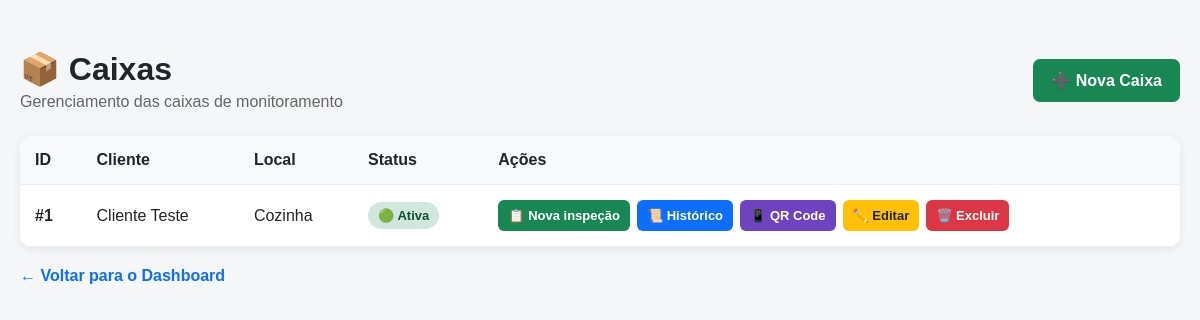
The app's page /lista-caixas, older data.
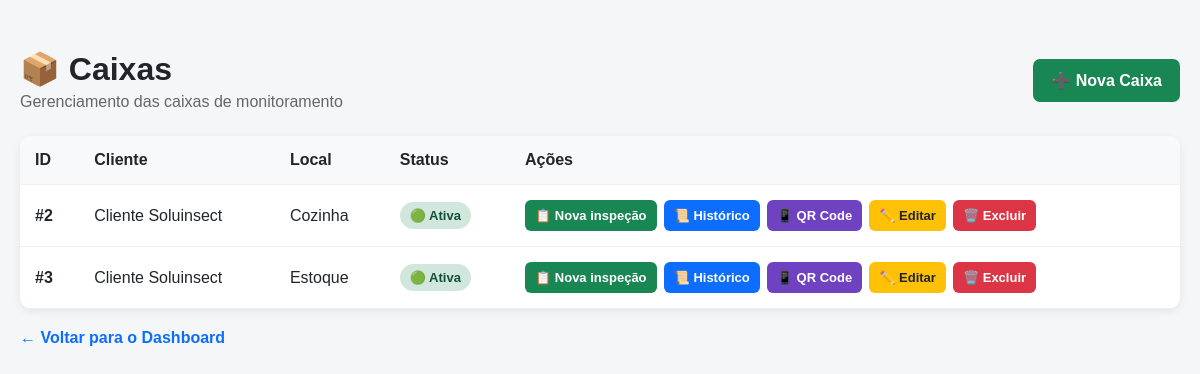
The same page, newer data.
### tables this page shows
CREATE TABLE caixas (
    id INTEGER PRIMARY KEY AUTOINCREMENT,
    cliente_id INTEGER NOT NULL,
    local TEXT NOT NULL,
    status TEXT DEFAULT 'Ativa',
    FOREIGN KEY (cliente_id) REFERENCES clientes(id)
);

CREATE TABLE clientes (
    id INTEGER PRIMARY KEY AUTOINCREMENT,
    nome TEXT NOT NULL,
    telefone TEXT,
    email TEXT
);

### app.py (the view)
@app.route("/lista-caixas")
def lista_caixas():
    conexao = conectar_banco()
    caixas = conexao.execute(
        """
        SELECT
            caixas.id,
            caixas.cliente_id,
            caixas.local,
            caixas.status,
            clientes.nome AS cliente_nome
        FROM caixas
        JOIN clientes
            ON caixas.cliente_id = clientes.id
        ORDER BY caixas.id
        """
    ).fetchall()
    conexao.close()
    return render_template(
        "lista_caixas.html",
        caixas=caixas
    )

### app.py (called while the page is built)
def conectar_banco():
    conexao = sqlite3.connect("database.db")
    conexao.row_factory = sqlite3.Row
    return conexao

### templates/lista_caixas.html (shortened to what this page needs)
<!DOCTYPE html>
<html lang="pt-BR">
<head>
</head>
<body>
<div class="container">
    <div class="topo">
        <div>
            <h1>
                📦 Caixas
            </h1>
            <div class="subtitulo">
                Gerenciamento das caixas de monitoramento
            </div>
        </div>
        <a
            class="novo"
            href="/caixas"
        >
            ➕ Nova Caixa
        </a>
    </div>
    <div class="tabela-container">
        {% if caixas %}
            <table>
                <thead>
                    <tr>
                        <th>
                            ID
                        </th>
                        <th>
                            Cliente
                        </th>
                        <th>
                            Local
                        </th>
                        <th>
                            Status
                        </th>
                        <th>
                            Ações
                        </th>
                    </tr>
                </thead>
                <tbody>
                    {% for caixa in caixas %}
                        <tr>
                            <td>
                                <strong>
                                    #{{ caixa.id }}
                                </strong>
                            </td>
                            <td>
                                {{ caixa.cliente_nome }}
                            </td>
                            <td>
                                {{ caixa.local }}
                            </td>
                            <td>
                                {% if caixa.status == "Ativa" %}
                                    <span class="status ativa">
                                        🟢 Ativa
                                    </span>
                                {% else %}
                                    <span class="status inativa">
                                        🔴 Inativa
                                    </span>
                                {% endif %}
                            </td>
                            <td>
                                <div class="acoes">
                                    <a
                                        class="acao inspecao"
                                        href="/nova-inspecao/{{ caixa.id }}"
                                    >
                                        📋 Nova inspeção
                                    </a>
                                    <a
                                        class="acao historico"
                                        href="/historico-caixa/{{ caixa.id }}"
                                    >
                                        📜 Histórico
                                    </a>
                                    <a
                                        class="acao qr"
                                        href="/qr-code-caixa/{{ caixa.id }}"
                                    >
                                        📱 QR Code
                                    </a>
                                    <a
                                        class="acao editar"
                                        href="/editar-caixa/{{ caixa.id }}"
                                    >
                                        ✏️ Editar
                                    </a>
                                    <a
                                        class="acao excluir"
                                        href="/excluir-caixa/{{ caixa.id }}"
                                        onclick="return confirm('Tem certeza que deseja excluir esta caixa? Todas as inspeções desta caixa também serão excluídas.');"
                                    >
                                        🗑️ Excluir
                                    </a>
                                </div>
                            </td>
                        </tr>
                    {% endfor %}
                </tbody>
            </table>
        {% endif %}
    </div>
    <a
        class="voltar"
        href="/"
    >
        ← Voltar para o Dashboard
    </a>
</div>
</body>
</html>

### templates/lista_caixas.html (style rules this page uses)
* { box-sizing: border-box; }
body { font-family: Arial, sans-serif; background: #f4f6f8; margin: 0; color: #212529; }
.container { max-width: 1200px; margin: 30px auto; padding: 20px; }
.topo { display: flex; justify-content: space-between; align-items: center; gap: 15px; margin-bottom: 25px; }
h1 { margin: 0; }
.subtitulo { color: #666; margin-top: 5px; }
.novo { background: #198754; color: white; padding: 12px 18px; border-radius: 7px; text-decoration: none; font-weight: bold; }
.tabela-container { background: white; border-radius: 12px; box-shadow: 0 2px 10px rgba(0,0,0,0.07); overflow-x: auto; }
table { width: 100%; border-collapse: collapse; min-width: 850px; }
th, td { padding: 15px; text-align: left; border-bottom: 1px solid #eee; }
th { background: #f8f9fa; }
.status { display: inline-block; padding: 6px 10px; border-radius: 20px; font-size: 13px; font-weight: bold; }
.ativa { background: #d1e7dd; color: #0f5132; }
.acoes { display: flex; flex-wrap: wrap; gap: 7px; }
.acao { padding: 8px 10px; border-radius: 6px; text-decoration: none; font-size: 13px; font-weight: bold; }
.historico { background: #0d6efd; color: white; }
.inspecao { background: #198754; color: white; }
.qr { background: #6f42c1; color: white; }
.editar { background: #ffc107; color: #212529; }
.excluir { background: #dc3545; color: white; }
.voltar { display: inline-block; margin-top: 20px; color: #0d6efd; text-decoration: none; font-weight: bold; }

Row changes from the older to the newer data that the page shows:
removed caixas: id "1", cliente_nome "Cliente Teste", local "Cozinha", status "🟢 Ativa"
added caixas: id "2", cliente_nome "Cliente Soluinsect", local "Cozinha", status "🟢 Ativa"
added caixas: id "3", cliente_nome "Cliente Soluinsect", local "Estoque", status "🟢 Ativa"
